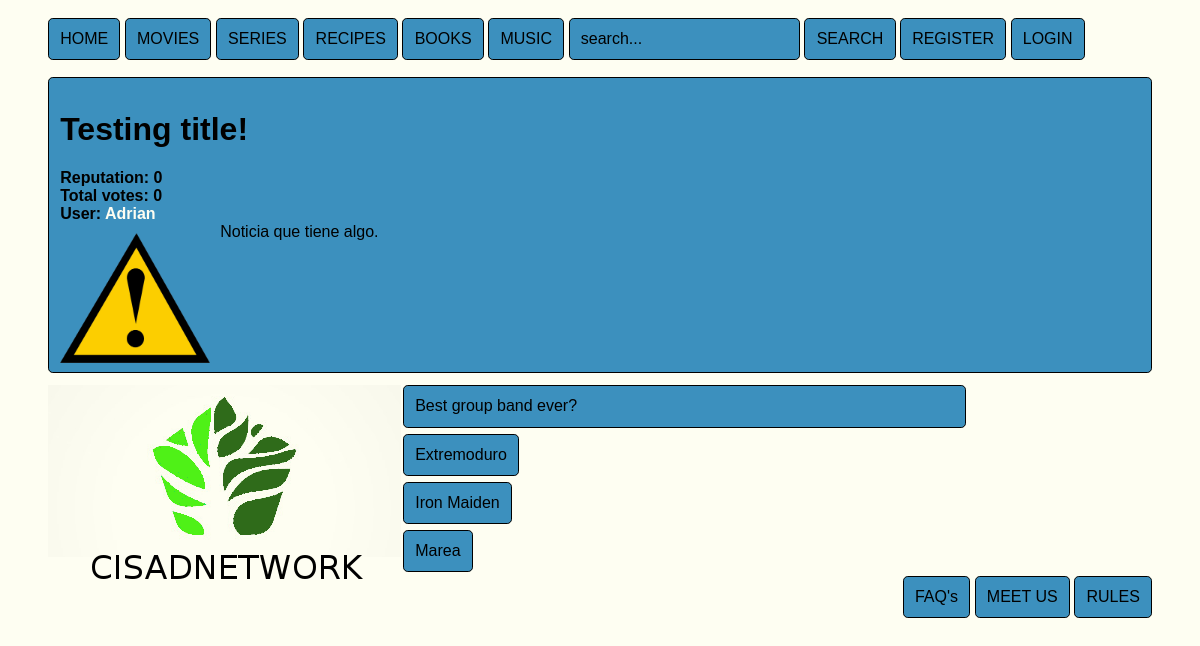
Page /index.php?type=news&id=1 on the committed database.
### tables this page shows
CREATE TABLE news (
    idnews INT PRIMARY KEY AUTO_INCREMENT,
    idusers INT NOT NULL,
    name VARCHAR(100) NOT NULL,
    imageurl VARCHAR(250) NOT NULL DEFAULT "error.png",
    description TEXT NOT NULL,
    date VARCHAR(10) NOT NULL,
    average FLOAT DEFAULT 0,
    totalvotes INT DEFAULT 0,
    FOREIGN KEY (idusers)
        REFERENCES users (idusers)
);

CREATE TABLE users (
    idusers INT PRIMARY KEY AUTO_INCREMENT,
    username VARCHAR(30) UNIQUE NOT NULL,
    password VARCHAR(250) NOT NULL,
    name VARCHAR(30),
    lastname VARCHAR(50),
    email VARCHAR(50) NOT NULL,
    imageurl VARCHAR(250) DEFAULT "error.png",
    idroles INT NOT NULL,
    activemail BINARY DEFAULT 0,
    active BINARY DEFAULT 1,
    userKey VARCHAR(250) NOT NULL,
    privacity VARCHAR(30) DEFAULT "private",
    FOREIGN KEY (idroles)
        REFERENCES roles (idroles)
);

CREATE TABLE polls (
    idpolls INT PRIMARY KEY AUTO_INCREMENT,
    question VARCHAR(250) NOT NULL
);

CREATE TABLE answers (
    idanswers INT PRIMARY KEY AUTO_INCREMENT,
    idpolls INT NOT NULL,
    answer VARCHAR(250) NOT NULL,
    totalvotes INT NOT NULL DEFAULT 0,
    FOREIGN KEY (idpolls)
        REFERENCES polls (idpolls)
        ON DELETE CASCADE ON UPDATE CASCADE
);

### index.php (called while the page is built, shortened)
<?php
    include './models/classes/Connection.php';
    include './models/dbConnection.php';
    $infoDb = getInfoDb();
    $link = new Connection($infoDb['host'], $infoDb['user'], $infoDb['pass'], $infoDb['db']);
    mysqli_select_db($link->getConnection(), $infoDb['db']);
    include './views/head.php';
    include './models/functions.php';
    include './controler/controler.php';
    include './views/upperWrapper.php';
    include $toInclude;
    include './views/footerWrapper.php';
    include './views/bottom.php';
?>

### models/dbConnection.php (called while the page is built)
<?php
     function getInfoDb() {
        return ['user' => 'root', 'pass' => 'icaballero23', 'host' => 'localhost', 'db' => 'cisadnetwork'];
    }
?>

### models/classes/Connection.php (called while the page is built, shortened)
<?php
    class Connection {
        private $connection;
        function __construct($host, $user, $pass, $dataBase) {
            if ($dataBase == null) {
                $this->connection = new mysqli($host, $user, $pass);
            } else {
                $this->connection = new mysqli($host, $user, $pass, $dataBase);
            }
        }
        function query($query) {
            return $this->connection->query($query);
        }
    }
?>

### models/classes/News.php (called while the page is built, shortened)
<?php
    class News {
        private $idusers;
        private $name;
        private $imageurl;
        private $description;
        private $average;
        private $totalvotes;
        function __construct($idnews, $idusers, $name, $imageurl, $description, $date, $average, $totalvotes) {
            $this->idusers = $idusers;
            $this->name = $name;
            $this->imageurl = $imageurl;
            $this->description = $description;
            $this->average = $average;
            $this->totalvotes = $totalvotes;
        }
        function getIdusers() {
            return $this->idusers;
        }
        function getName() {
            return $this->name;
        }
        function getImageurl() {
            return $this->imageurl;
        }
        function getDescription() {
            return $this->description;
        }
        function getAverage() {
            return $this->average;
        }
        function getTotalvotes() {
            return $this->totalvotes;
        }
        function getUsersName($link) {
                $query = 'select name from users where idusers = '.$this->idusers.';';
                $result = $link->query($query);
                if ($result->num_rows == 0) {
                    return "This user doesn't exists!";
                } else {
                    foreach ($result as $user) {
                        return $user['name'];
                    }
                }
        }
    }
?>

### views/details/news.php (the view)
<?php
    include './models/classes/News.php';
    $query = 'select * from news where idnews = '.$_GET['id'].';';
    $result = $link->query($query);
    if ($result->num_rows == 0) {
        unset($result);
    } else {
        foreach ($result as $new) {
            $new = new News($new['idnews'],
                            $new['idusers'],
                            $new['name'],
                            $new['imageurl'],
                            $new['description'],
                            $new['date'],
                            $new['average'],
                            $new['totalvotes']);
        }
    }
?>
<div class='newDiv'>
    <div class='infoHeaders'>
        <h1><?php echo $new->getName(); ?></h1>
        <h4>Reputation: <?php echo $new->getAverage(); ?></h4>
        <h4>Total votes: <?php echo $new->getTotalvotes(); ?></h4>
        <h4>User: <a href="<?php echo 'index.php?type=users&id='.$new->getIdusers(); ?>"><?php echo $new->getUsersName($link); ?></a></h4>
    </div>
    <div class='newImage'>
        <img src="images/<?php echo $new->getImageurl(); ?>" />
    </div>
    <div>
        <p>
            <?php echo $new->getDescription(); ?>
        </p>
    </div>
</div>

### models/functions.php (shortened to what this page needs)
<?php
    function buildLastPoll($link) {
        echo '<div class="defaultBorder" style="background-color: #3C90BE;">';
        $query = 'select polls.idpolls, question from polls inner join lastpolls where polls.idpolls = lastpolls.idpolls';
        $result = $link->query($query);
        if (!$result) {
            return null;
        } else {
            foreach ($result as $question) {
                echo $question['question'];
            }
        }
        echo '</div>';
        if (userVoted($link)) {
            buildVoted($link);
        } else {
            buildNoVoted($link);
        }
    }
    function buildNoVoted($link) {
        echo '<ul id="navListFooterPoll">';
        $query = 'select polls.idpolls, idanswers, answer from answers inner join polls on answers.idpolls = polls.idpolls inner join lastpolls on polls.idpolls = lastpolls.idpolls';
        $result = $link->query($query);
        if (!$result) {
            return null;
        } else {
            foreach ($result as $answer) {
                echo '<li><p class="buttonPoll" value="'.$answer['idanswers'].'">'.$answer['answer'].'</p></li>';
            }
        }
        echo '</ul>';
    }
    function userVoted($link) {
        return false;
    }
?>

### css/style.css (style rules this page uses)
* { margin: 0; padding: 0; }
a { text-decoration: none; color: #FEFEF2; }
body { background-color: #FEFEF2; }
img { width: auto; height: auto; }
.defaultBorder { border: 1px black solid; background-color: #3C90BE; border-radius: 0.3em; margin-bottom: 0.2em; padding: 0.7em; }
#navListFooterPoll li { list-style-type: none; }
#navListFooterPoll li p { text-decoration: none; padding: 0.7em; border-radius: 0.3em; border: solid thin black; background-color: #3C90BE; color: black; margin: 0.5% 0; display: inline-block; cursor: pointer; }
.infoHeaders { width: 60%; }
.newDiv { min-height: 250px; }
.newImage { margin-top: 10px; float: left; width: 150px; margin-right: 10px; }
.newImage img { width: 150px; }

### rows in the picture
news: name "Testing title!", average "0", totalvotes "0", imageurl (picture), description "Noticia que tiene algo."
users: name "Adrian"
polls: question "Best group band ever?"
answers: $answer['idanswers'] 1 (drawn), answer "Extremoduro"
answers: $answer['idanswers'] 2 (drawn), answer "Iron Maiden"
answers: $answer['idanswers'] 3 (drawn), answer "Marea"
